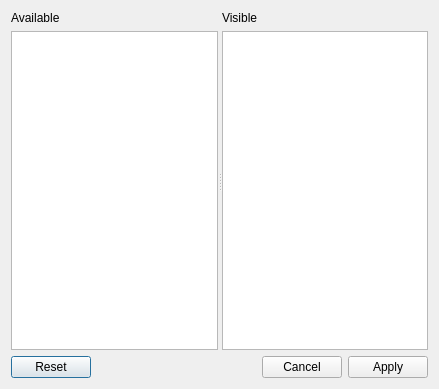
<?xml version="1.0" encoding="UTF-8"?>
<ui version="4.0">
 <class>ColumnSelDlg</class>
 <widget class="QDialog" name="ColumnSelDlg">
  <property name="geometry">
   <rect>
    <x>0</x>
    <y>0</y>
    <width>439</width>
    <height>389</height>
   </rect>
  </property>
  <property name="windowTitle">
   <string>Columns Editor</string>
  </property>
  <layout class="QVBoxLayout" name="verticalLayout_3">
   <item>
    <widget class="QSplitter" name="c_splitter">
     <property name="orientation">
      <enum>Qt::Horizontal</enum>
     </property>
     <widget class="QWidget" name="">
      <layout class="QVBoxLayout" name="lay_available">
       <item>
        <widget class="QLabel" name="c_available_label">
         <property name="text">
          <string>Available</string>
         </property>
        </widget>
       </item>
       <item>
        <widget class="QListWidget" name="c_available">
         <property name="editTriggers">
          <set>QAbstractItemView::NoEditTriggers</set>
         </property>
         <property name="dragEnabled">
          <bool>true</bool>
         </property>
         <property name="dragDropMode">
          <enum>QAbstractItemView::DragDrop</enum>
         </property>
         <property name="defaultDropAction">
          <enum>Qt::MoveAction</enum>
         </property>
         <property name="alternatingRowColors">
          <bool>true</bool>
         </property>
         <property name="movement">
          <enum>QListView::Free</enum>
         </property>
         <property name="sortingEnabled">
          <bool>false</bool>
         </property>
        </widget>
       </item>
      </layout>
     </widget>
     <widget class="QWidget" name="">
      <layout class="QVBoxLayout" name="lay_visible">
       <item>
        <widget class="QLabel" name="c_visible_label">
         <property name="text">
          <string>Visible</string>
         </property>
        </widget>
       </item>
       <item>
        <widget class="QListWidget" name="c_visible">
         <property name="editTriggers">
          <set>QAbstractItemView::NoEditTriggers</set>
         </property>
         <property name="dragEnabled">
          <bool>true</bool>
         </property>
         <property name="dragDropMode">
          <enum>QAbstractItemView::DragDrop</enum>
         </property>
         <property name="defaultDropAction">
          <enum>Qt::MoveAction</enum>
         </property>
         <property name="alternatingRowColors">
          <bool>true</bool>
         </property>
         <property name="movement">
          <enum>QListView::Free</enum>
         </property>
         <property name="sortingEnabled">
          <bool>false</bool>
         </property>
        </widget>
       </item>
      </layout>
     </widget>
    </widget>
   </item>
   <item>
    <widget class="QDialogButtonBox" name="bbox">
     <property name="orientation">
      <enum>Qt::Horizontal</enum>
     </property>
     <property name="standardButtons">
      <set>QDialogButtonBox::Apply|QDialogButtonBox::Cancel|QDialogButtonBox::Reset</set>
     </property>
    </widget>
   </item>
  </layout>
 </widget>
 <resources/>
 <connections>
  <connection>
   <sender>bbox</sender>
   <signal>accepted()</signal>
   <receiver>ColumnSelDlg</receiver>
   <slot>accept()</slot>
   <hints>
    <hint type="sourcelabel">
     <x>248</x>
     <y>254</y>
    </hint>
    <hint type="destinationlabel">
     <x>157</x>
     <y>274</y>
    </hint>
   </hints>
  </connection>
  <connection>
   <sender>bbox</sender>
   <signal>rejected()</signal>
   <receiver>ColumnSelDlg</receiver>
   <slot>reject()</slot>
   <hints>
    <hint type="sourcelabel">
     <x>316</x>
     <y>260</y>
    </hint>
    <hint type="destinationlabel">
     <x>286</x>
     <y>274</y>
    </hint>
   </hints>
  </connection>
 </connections>
</ui>
